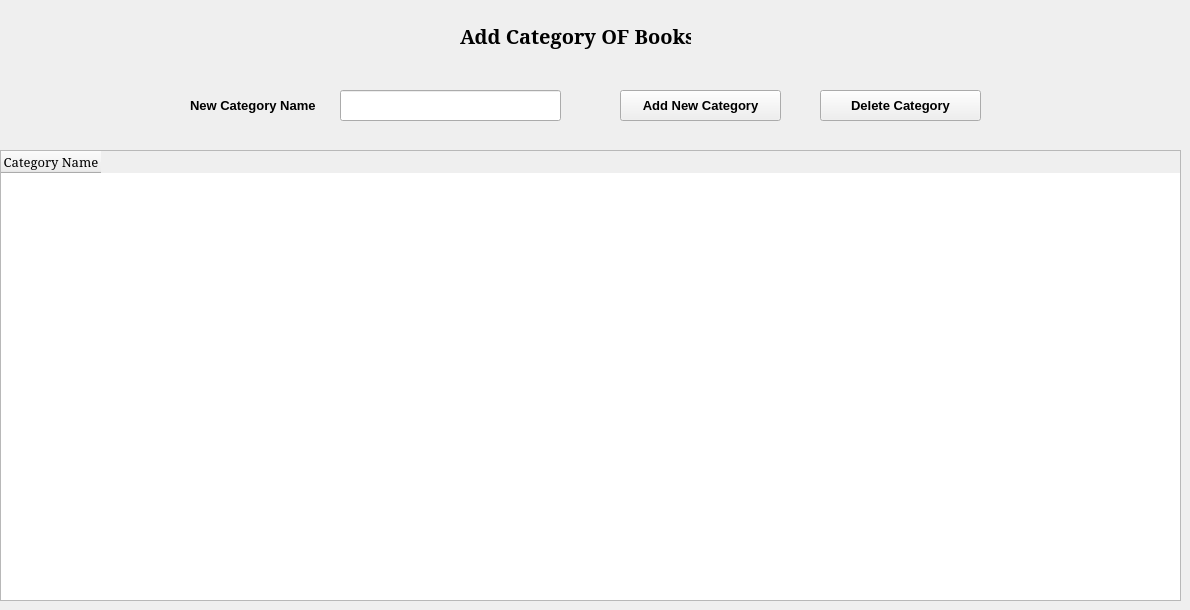
      <widget class="QWidget" name="tab_7">
       <attribute name="title">
        <string>Categories</string>
       </attribute>
       <widget class="QTableWidget" name="tableWidget_2">
        <property name="geometry">
         <rect>
          <x>0</x>
          <y>150</y>
          <width>1181</width>
          <height>451</height>
         </rect>
        </property>
        <property name="font">
         <font>
          <family>Constantia</family>
          <pointsize>10</pointsize>
          <weight>9</weight>
          <italic>false</italic>
          <bold>false</bold>
         </font>
        </property>
        <property name="styleSheet">
         <string notr="true">font: 75 10pt &quot;Constantia&quot;;</string>
        </property>
        <column>
         <property name="text">
          <string>Category Name</string>
         </property>
        </column>
       </widget>
       <widget class="QLabel" name="label_28">
        <property name="geometry">
         <rect>
          <x>190</x>
          <y>90</y>
          <width>131</width>
          <height>31</height>
         </rect>
        </property>
        <property name="font">
         <font>
          <pointsize>10</pointsize>
          <weight>75</weight>
          <bold>true</bold>
         </font>
        </property>
        <property name="text">
         <string>New Category Name</string>
        </property>
       </widget>
       <widget class="QLineEdit" name="lineEdit_21">
        <property name="geometry">
         <rect>
          <x>340</x>
          <y>90</y>
          <width>221</width>
          <height>31</height>
         </rect>
        </property>
       </widget>
       <widget class="QPushButton" name="pushButton_14">
        <property name="geometry">
         <rect>
          <x>620</x>
          <y>90</y>
          <width>161</width>
          <height>31</height>
         </rect>
        </property>
        <property name="font">
         <font>
          <pointsize>10</pointsize>
          <weight>75</weight>
          <bold>true</bold>
         </font>
        </property>
        <property name="text">
         <string>Add New Category</string>
        </property>
       </widget>
       <widget class="QLabel" name="label_35">
        <property name="geometry">
         <rect>
          <x>460</x>
          <y>20</y>
          <width>231</width>
          <height>31</height>
         </rect>
        </property>
        <property name="font">
         <font>
          <family>Constantia</family>
          <pointsize>15</pointsize>
          <weight>75</weight>
          <bold>true</bold>
         </font>
        </property>
        <property name="text">
         <string>Add Category OF Books</string>
        </property>
       </widget>
       <widget class="QPushButton" name="pushButton_32">
        <property name="geometry">
         <rect>
          <x>820</x>
          <y>90</y>
          <width>161</width>
          <height>31</height>
         </rect>
        </property>
        <property name="font">
         <font>
          <pointsize>10</pointsize>
          <weight>75</weight>
          <bold>true</bold>
         </font>
        </property>
        <property name="text">
         <string>Delete Category</string>
        </property>
       </widget>
      </widget>
